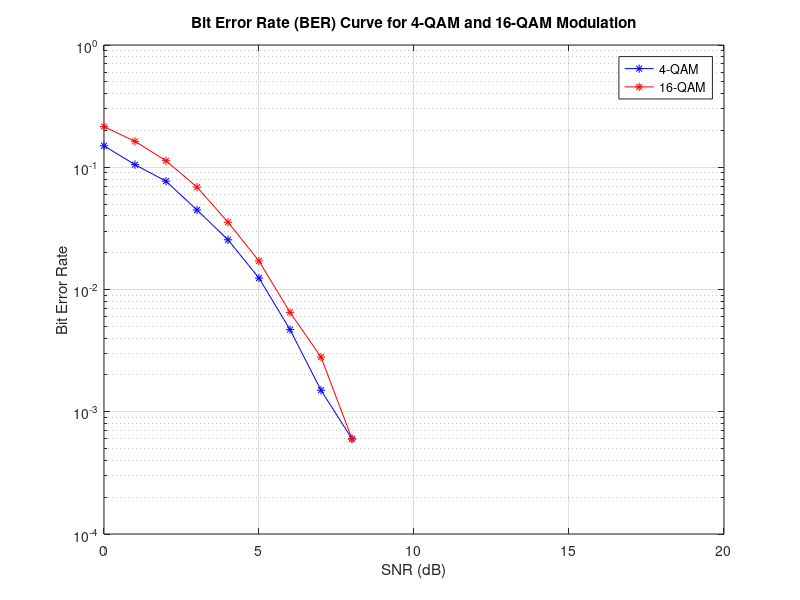

MATLAB code for this plot:
% Define parameters
M = [4, 16]; % Modulation orders (4-QAM and 16-QAM)
snr_dB = 0:20; % SNR range in dB
snr_lin = 10.^(snr_dB / 10); % Convert SNR to linear scale

% Initialize arrays to store bit error rates
ber_4qam = zeros(length(snr_lin), 1);
ber_16qam = zeros(length(snr_lin), 1);

% Loop over SNR values
for i = 1:length(snr_lin)
    % Generate random data symbols
    data = randi([0 M(1)-1], 10000, 1); % 4-QAM
    data_16qam = randi([0 M(2)-1], 10000, 1); % 16-QAM
    
    % Modulate the data symbols
    modulated_signal = qammod(data, M(1));
    modulated_signal_16qam = qammod(data_16qam, M(2));
    
    % Pass the modulated signals through AWGN channel
    noisy_signal = awgn(modulated_signal, snr_dB(i));
    noisy_signal_16qam = awgn(modulated_signal_16qam, snr_dB(i));
    
    % Demodulate the received signals
    demodulated_signal = qamdemod(noisy_signal, M(1));
    demodulated_signal_16qam = qamdemod(noisy_signal_16qam, M(2));
    
    % Calculate bit error rates
    ber_4qam(i) = sum(data ~= demodulated_signal) / numel(data);
    ber_16qam(i) = sum(data_16qam ~= demodulated_signal_16qam) / numel(data_16qam);
end

% Plot BER curves using semilogy
figure;
semilogy(snr_dB, ber_4qam, 'b-*', 'DisplayName', '4-QAM');
hold on;
semilogy(snr_dB, ber_16qam, 'r-*', 'DisplayName', '16-QAM');
hold off;
grid on;
xlabel('SNR (dB)');
ylabel('Bit Error Rate');
title('Bit Error Rate (BER) Curve for 4-QAM and 16-QAM Modulation');
legend('Location', 'best');
